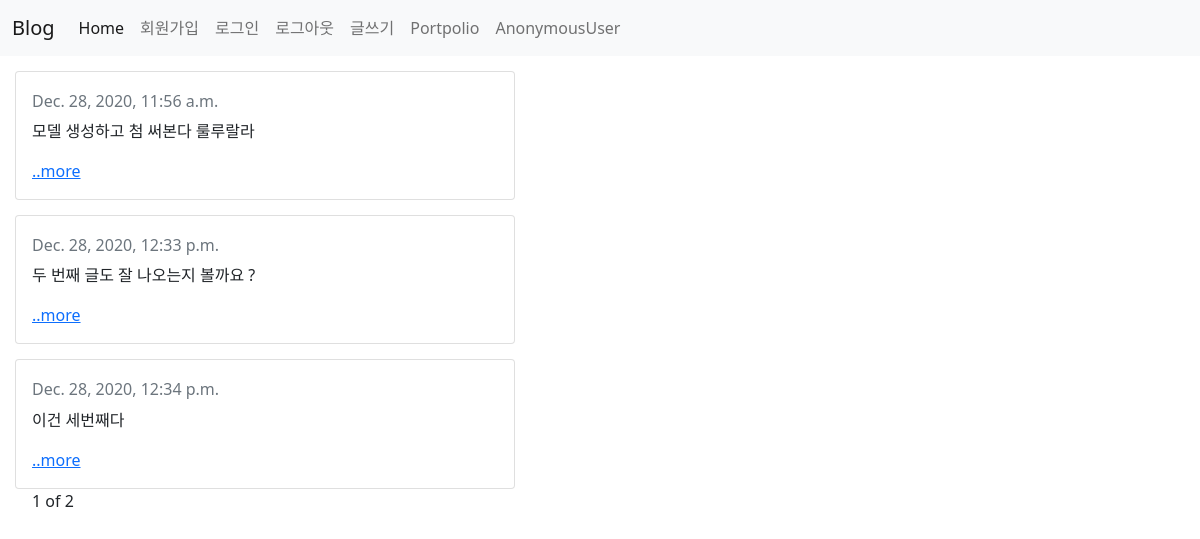
The page / on the database its author committed.
### BlogApp/models.py (models this page shows, shortened)
class Blog(models.Model):
    title = models.CharField(max_length=200)
    pub_date = models.DateTimeField('date published')
    body = models.TextField()
    def summary(self):
        return self.body[:100]

### BlogApp/views.py (the view)
# urls.py: 2. Add a URL to urlpatterns:  path('', views.home, name='home')
def home(request):
    blogs = Blog.objects  # 쿼리셋 #메소드
    blog_list = Blog.objects.all()
    paginator = Paginator(blog_list, 3)
    page = request.GET.get('page')
    posts = paginator.get_page(page)
    return render(request, 'home.html', {'blogs': blogs, 'posts': posts})

### BlogApp/templates/home.html (shortened to what this page needs)
{% extends 'base.html' %}
{% block contents %}
<body>
    {% for blog in posts%}
    <div class="card" style="width: 500px; margin-top: 15px; margin-left: 15px;">
        <div class="card-body">
          <h5 class="card-title"{{blog.title}}</h5>
          <h6 class="card-subtitle mb-2 text-muted">{{blog.pub_date}}</h6>
          <p class="card-text">{{blog.summary}}</p>
          <a href="{%url 'detail' blog.id%}" class="card-link">..more</a>
        </div>
    </div>
    {% endfor%}
    <nav>
      <ul>
          <span>{{posts.number}}</span>
          <span>of</span>
          <span>{{posts.paginator.num_pages}}</span>
      </ul>
    </nav>
</body>
</html>
{% endblock %}

### rows shown on the page
Blog: pub_date "Dec. 28, 2020, 11:56 a.m.", summary "모델 생성하고 첨 써본다 룰루랄라"
Blog: pub_date "Dec. 28, 2020, 12:33 p.m.", summary "두 번째 글도 잘 나오는지 볼까요 ?"
Blog: pub_date "Dec. 28, 2020, 12:34 p.m.", summary "이건 세번째다"

### other values the page prints
{{ user }} "AnonymousUser"
{{ posts.number }} "1"
{{ posts.paginator.num_pages }} "2"
